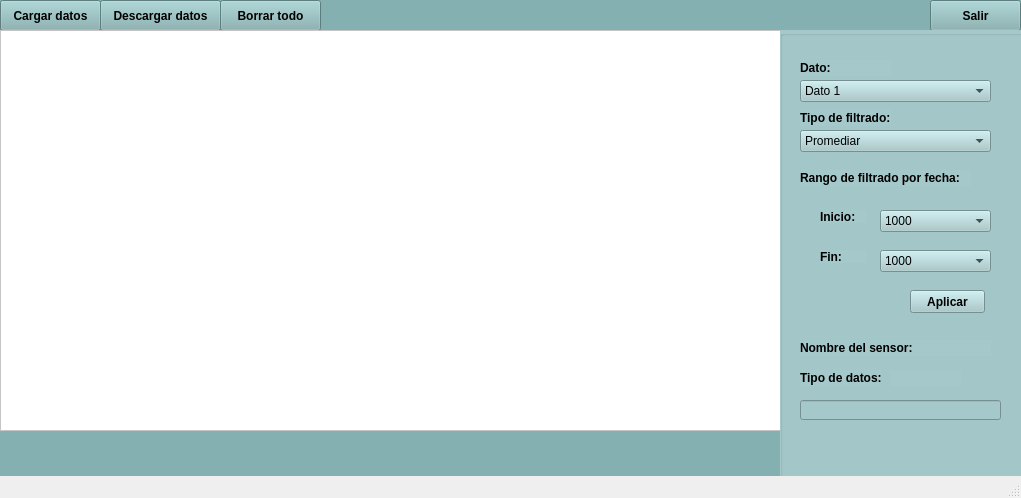
<?xml version="1.0" encoding="UTF-8"?>
<ui version="4.0">
 <class>MainWindow</class>
 <widget class="QMainWindow" name="MainWindow">
  <property name="geometry">
   <rect>
    <x>0</x>
    <y>0</y>
    <width>1021</width>
    <height>498</height>
   </rect>
  </property>
  <property name="windowTitle">
   <string>MainWindow</string>
  </property>
  <widget class="QWidget" name="centralwidget">
   <widget class="QWidget" name="widget" native="true">
    <property name="geometry">
     <rect>
      <x>0</x>
      <y>0</y>
      <width>1021</width>
      <height>491</height>
     </rect>
    </property>
    <property name="styleSheet">
     <string notr="true">background: rgb(132, 176, 177);</string>
    </property>
    <widget class="QPushButton" name="ButtonCargar">
     <property name="geometry">
      <rect>
       <x>0</x>
       <y>0</y>
       <width>101</width>
       <height>31</height>
      </rect>
     </property>
     <property name="styleSheet">
      <string notr="true">background: rgb(132, 176, 177);
border-color: rgb(0, 0, 0);
font: 75 8pt &quot;MS Shell Dlg 2&quot;;
font-weight: bold;
</string>
     </property>
     <property name="text">
      <string>Cargar datos</string>
     </property>
    </widget>
    <widget class="QPushButton" name="ButtoBorrarTodo">
     <property name="geometry">
      <rect>
       <x>220</x>
       <y>0</y>
       <width>101</width>
       <height>31</height>
      </rect>
     </property>
     <property name="styleSheet">
      <string notr="true">background: rgb(132, 176, 177);
font-weight: bold;

</string>
     </property>
     <property name="text">
      <string>Borrar todo</string>
     </property>
    </widget>
    <widget class="QPushButton" name="ButtonDescargar">
     <property name="geometry">
      <rect>
       <x>100</x>
       <y>0</y>
       <width>121</width>
       <height>31</height>
      </rect>
     </property>
     <property name="styleSheet">
      <string notr="true">background: rgb(132, 176, 177);
font-weight: bold;
</string>
     </property>
     <property name="text">
      <string>Descargar datos</string>
     </property>
    </widget>
    <widget class="QPushButton" name="pushButton_">
     <property name="geometry">
      <rect>
       <x>930</x>
       <y>0</y>
       <width>91</width>
       <height>31</height>
      </rect>
     </property>
     <property name="styleSheet">
      <string notr="true">background: rgb(132, 176, 177);
border-color: rgb(0, 0, 0);
font-weight: bold;
</string>
     </property>
     <property name="text">
      <string>Salir</string>
     </property>
    </widget>
    <widget class="QGraphicsView" name="graphicsView">
     <property name="geometry">
      <rect>
       <x>0</x>
       <y>30</y>
       <width>781</width>
       <height>401</height>
      </rect>
     </property>
     <property name="styleSheet">
      <string notr="true">background: rgb(255, 255, 255);
border-color: rgb(0, 0, 0)</string>
     </property>
    </widget>
    <widget class="QGroupBox" name="groupBox">
     <property name="geometry">
      <rect>
       <x>780</x>
       <y>30</y>
       <width>251</width>
       <height>451</height>
      </rect>
     </property>
     <property name="styleSheet">
      <string notr="true">background: rgb(165, 200, 202)</string>
     </property>
     <property name="title">
      <string/>
     </property>
     <widget class="QComboBox" name="comboBoxTipo">
      <property name="geometry">
       <rect>
        <x>20</x>
        <y>100</y>
        <width>191</width>
        <height>22</height>
       </rect>
      </property>
      <item>
       <property name="text">
        <string>Promediar</string>
       </property>
      </item>
      <item>
       <property name="text">
        <string>Filtro de Kalmann</string>
       </property>
      </item>
      <item>
       <property name="text">
        <string>Interpolación</string>
       </property>
      </item>
     </widget>
     <widget class="QLabel" name="label">
      <property name="geometry">
       <rect>
        <x>20</x>
        <y>140</y>
        <width>171</width>
        <height>16</height>
       </rect>
      </property>
      <property name="styleSheet">
       <string notr="true">font-weight: bold;
</string>
      </property>
      <property name="text">
       <string>Rango de filtrado por fecha:</string>
      </property>
     </widget>
     <widget class="QLabel" name="label_2">
      <property name="geometry">
       <rect>
        <x>20</x>
        <y>80</y>
        <width>91</width>
        <height>16</height>
       </rect>
      </property>
      <property name="styleSheet">
       <string notr="true">font-weight: bold;
</string>
      </property>
      <property name="text">
       <string>Tipo de filtrado:</string>
      </property>
     </widget>
     <widget class="QLabel" name="label_3">
      <property name="geometry">
       <rect>
        <x>40</x>
        <y>180</y>
        <width>47</width>
        <height>13</height>
       </rect>
      </property>
      <property name="styleSheet">
       <string notr="true">font-weight: bold;
</string>
      </property>
      <property name="text">
       <string>Inicio:</string>
      </property>
     </widget>
     <widget class="QLabel" name="label_4">
      <property name="geometry">
       <rect>
        <x>40</x>
        <y>220</y>
        <width>47</width>
        <height>13</height>
       </rect>
      </property>
      <property name="styleSheet">
       <string notr="true">font-weight: bold;
</string>
      </property>
      <property name="text">
       <string>Fin:</string>
      </property>
     </widget>
     <widget class="QLabel" name="label_5">
      <property name="geometry">
       <rect>
        <x>20</x>
        <y>310</y>
        <width>121</width>
        <height>16</height>
       </rect>
      </property>
      <property name="styleSheet">
       <string notr="true">font-weight: bold;
</string>
      </property>
      <property name="text">
       <string>Nombre del sensor:</string>
      </property>
     </widget>
     <widget class="QLabel" name="label_6">
      <property name="geometry">
       <rect>
        <x>20</x>
        <y>340</y>
        <width>81</width>
        <height>16</height>
       </rect>
      </property>
      <property name="styleSheet">
       <string notr="true">font-weight: bold;
</string>
      </property>
      <property name="text">
       <string>Tipo de datos:</string>
      </property>
     </widget>
     <widget class="QLabel" name="LabelNombreSensor">
      <property name="geometry">
       <rect>
        <x>140</x>
        <y>310</y>
        <width>71</width>
        <height>16</height>
       </rect>
      </property>
      <property name="text">
       <string/>
      </property>
     </widget>
     <widget class="QLabel" name="LabelTipodeDato">
      <property name="geometry">
       <rect>
        <x>110</x>
        <y>340</y>
        <width>71</width>
        <height>16</height>
       </rect>
      </property>
      <property name="text">
       <string/>
      </property>
     </widget>
     <widget class="QPushButton" name="ButtonAplicar">
      <property name="geometry">
       <rect>
        <x>130</x>
        <y>260</y>
        <width>75</width>
        <height>23</height>
       </rect>
      </property>
      <property name="styleSheet">
       <string notr="true">font-weight: bold;
</string>
      </property>
      <property name="text">
       <string>Aplicar</string>
      </property>
     </widget>
     <widget class="QLineEdit" name="message">
      <property name="geometry">
       <rect>
        <x>20</x>
        <y>370</y>
        <width>201</width>
        <height>20</height>
       </rect>
      </property>
      <property name="readOnly">
       <bool>true</bool>
      </property>
     </widget>
     <widget class="QLabel" name="labelDato">
      <property name="geometry">
       <rect>
        <x>20</x>
        <y>30</y>
        <width>91</width>
        <height>16</height>
       </rect>
      </property>
      <property name="styleSheet">
       <string notr="true">font-weight: bold;
</string>
      </property>
      <property name="text">
       <string>Dato:</string>
      </property>
     </widget>
     <widget class="QComboBox" name="Comboboxtipodato">
      <property name="geometry">
       <rect>
        <x>20</x>
        <y>50</y>
        <width>191</width>
        <height>22</height>
       </rect>
      </property>
      <item>
       <property name="text">
        <string>Dato 1</string>
       </property>
      </item>
      <item>
       <property name="text">
        <string>Dato 2</string>
       </property>
      </item>
      <item>
       <property name="text">
        <string>Dato 3</string>
       </property>
      </item>
     </widget>
     <widget class="QComboBox" name="comboInicio_2">
      <property name="geometry">
       <rect>
        <x>100</x>
        <y>180</y>
        <width>111</width>
        <height>22</height>
       </rect>
      </property>
      <item>
       <property name="text">
        <string>1000</string>
       </property>
      </item>
      <item>
       <property name="text">
        <string>2000</string>
       </property>
      </item>
      <item>
       <property name="text">
        <string>3000</string>
       </property>
      </item>
      <item>
       <property name="text">
        <string>4000</string>
       </property>
      </item>
      <item>
       <property name="text">
        <string>5000</string>
       </property>
      </item>
      <item>
       <property name="text">
        <string>6000</string>
       </property>
      </item>
      <item>
       <property name="text">
        <string>7000</string>
       </property>
      </item>
      <item>
       <property name="text">
        <string>8000</string>
       </property>
      </item>
      <item>
       <property name="text">
        <string>9000</string>
       </property>
      </item>
      <item>
       <property name="text">
        <string>10000</string>
       </property>
      </item>
      <item>
       <property name="text">
        <string>11000</string>
       </property>
      </item>
      <item>
       <property name="text">
        <string>12000</string>
       </property>
      </item>
      <item>
       <property name="text">
        <string>13000</string>
       </property>
      </item>
      <item>
       <property name="text">
        <string>14000</string>
       </property>
      </item>
      <item>
       <property name="text">
        <string>15000</string>
       </property>
      </item>
      <item>
       <property name="text">
        <string>16000</string>
       </property>
      </item>
      <item>
       <property name="text">
        <string>17000</string>
       </property>
      </item>
      <item>
       <property name="text">
        <string>1800</string>
       </property>
      </item>
     </widget>
     <widget class="QComboBox" name="comboFinal">
      <property name="geometry">
       <rect>
        <x>100</x>
        <y>220</y>
        <width>111</width>
        <height>22</height>
       </rect>
      </property>
      <item>
       <property name="text">
        <string>1000</string>
       </property>
      </item>
      <item>
       <property name="text">
        <string>2000</string>
       </property>
      </item>
      <item>
       <property name="text">
        <string>3000</string>
       </property>
      </item>
      <item>
       <property name="text">
        <string>4000</string>
       </property>
      </item>
      <item>
       <property name="text">
        <string>5000</string>
       </property>
      </item>
      <item>
       <property name="text">
        <string>6000</string>
       </property>
      </item>
      <item>
       <property name="text">
        <string>7000</string>
       </property>
      </item>
      <item>
       <property name="text">
        <string>8000</string>
       </property>
      </item>
      <item>
       <property name="text">
        <string>9000</string>
       </property>
      </item>
      <item>
       <property name="text">
        <string>10000</string>
       </property>
      </item>
      <item>
       <property name="text">
        <string>11000</string>
       </property>
      </item>
      <item>
       <property name="text">
        <string>12000</string>
       </property>
      </item>
      <item>
       <property name="text">
        <string>13000</string>
       </property>
      </item>
      <item>
       <property name="text">
        <string>14000</string>
       </property>
      </item>
      <item>
       <property name="text">
        <string>15000</string>
       </property>
      </item>
      <item>
       <property name="text">
        <string>16000</string>
       </property>
      </item>
      <item>
       <property name="text">
        <string>17000</string>
       </property>
      </item>
      <item>
       <property name="text">
        <string>1800</string>
       </property>
      </item>
     </widget>
    </widget>
   </widget>
  </widget>
  <widget class="QStatusBar" name="statusbar"/>
 </widget>
 <resources/>
 <connections/>
</ui>
